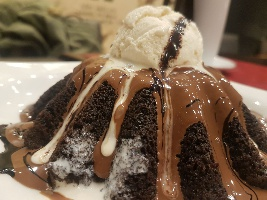
#> input picture Sift matching/query.jpg, 267 x 200 px
$ python SIFTMatching.py
#> lines starting #> are read from the running program, lines starting #| are printed output that depends on the picture; long printed decimals are rounded
import cv2 as cv
import os
import matplotlib.pyplot as plt
import numpy as np

ImageA = cv.imread('query.jpg',0)
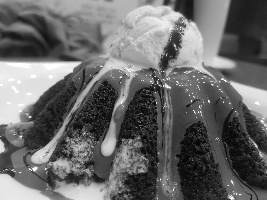
#> ImageA: shape (200, 267); min 2, max 255, mean 105.3
Folder_Name = 'tiny_data'
sift = cv.xfeatures2d.SIFT_create()
kp1, des1 = sift.detectAndCompute(ImageA, None)
#> kp1 = 418 keypoints; strongest (x, y, size): (35, 169, 3), (256, 146, 1.9), (52, 71, 18.3), (108, 146, 9.8)
#Looping throu other images in a file

Distances = []
MinimumDistance = 0
currentimageindex = 0
for file in os.listdir(Folder_Name):

    current_path = os.path.join(Folder_Name,file)
    ImageB = cv.imread(current_path,0)
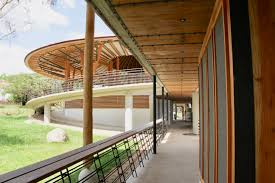
#> input picture Sift matching/tiny_data/1.jpg, 275 x 183 px
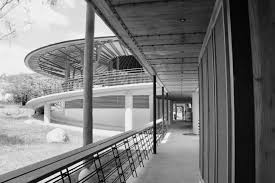
#> ImageB: shape (183, 275); min 0, max 255, mean 121.7
    kp2, des2 = sift.detectAndCompute(ImageB, None)
#> kp2 = 309 keypoints; strongest (x, y, size): (64, 171, 2.5), (95, 155, 1.9), (59, 173, 2), (69, 168, 1.9)
    bf = cv.BFMatcher()
    matches = bf.match(des1, des2)
#> matches = 418 matches
    matches = sorted(matches, key=lambda x: x.distance)
    DistanceSums = 0

    for i in range(10):
        DistanceSums = DistanceSums + matches[i].distance
#> this loop made 10 passes
#> DistanceSums on passes 1 to 10: 189.5, 385.6, 582.1, 787.8, 1011.7, 1240.1, 1473.3, 1711.7, 1951.4, 2194.6
#> after the loop, DistanceSums = 2194.6
    Distances.append(DistanceSums)
    print('Sum Of first 10 Distances for image : '+str(currentimageindex)+' = '+str(Distances[currentimageindex]))
#| Sum Of first 10 Distances for image : 0 = 2194.578
    # Draw first 10 matches.
    output = cv.drawMatches(ImageA, kp1,
                           ImageB, kp2,
                           matches[0:10],
                           flags=2, outImg=None)
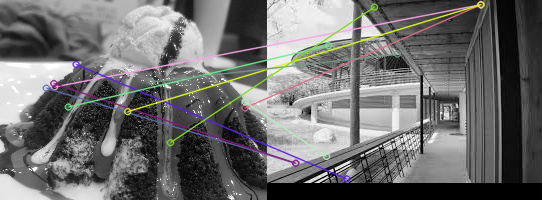
#> output: shape (200, 542, 3); mean of channels 0, 1, 2 109.4, 109.8, 110.1; drawn as B, G, R

    plt.imshow(output,'gray'), plt.show()
    currentimageindex = currentimageindex+1
#> pass 2 of the loop `for file in os.listdir(Folder_Name):`:
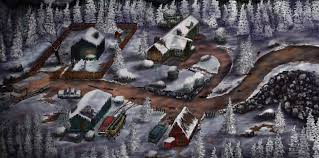
#> input picture Sift matching/tiny_data/2.jpg, 319 x 158 px
#> `ImageB = cv.imread(current_path,0)`:
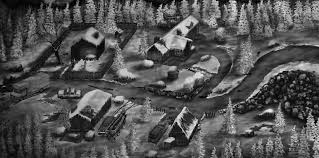
#> ImageB: shape (158, 319); min 0, max 248, mean 82.7
#> kp2 = 814 keypoints; strongest (x, y, size): (270, 110, 3.5), (192, 47, 2.3), (279, 77, 1.9), (170, 140, 4)
#> the loop `for i in range(10):` made 10 passes
#> DistanceSums on passes 1 to 8: 162.3, 364.2, 566.8, 778.3, 990.1, 1205.2, 1423, 1646.1
#> after the loop `for i in range(10):`: DistanceSums = 2096.3
#| Sum Of first 10 Distances for image : 1 = 2096.253
#> `output = cv.drawMatches(ImageA, kp1, ImageB, kp2, matches[0:10], flags..`:
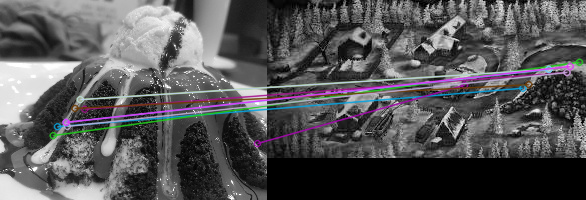
#> output: shape (200, 586, 3); mean of channels 0, 1, 2 86.9, 85.2, 85.8; drawn as B, G, R
#> pass 3 of the loop `for file in os.listdir(Folder_Name):`:
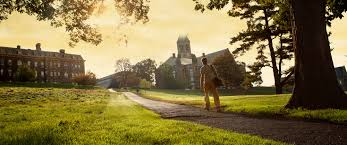
#> input picture Sift matching/tiny_data/3.jpg, 347 x 145 px
#> `ImageB = cv.imread(current_path,0)`:
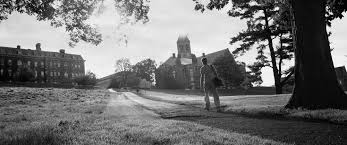
#> ImageB: shape (145, 347); min 0, max 255, mean 115.4
#> kp2 = 485 keypoints; strongest (x, y, size): (286, 45, 2.5), (277, 8, 2.7), (278, 66, 1.9), (283, 76, 2.2)
#> the loop `for i in range(10):` made 10 passes
#> DistanceSums on passes 1 to 8: 155.5, 320.2, 487.4, 659.4, 840.2, 1034.7, 1229.3, 1426.5
#> after the loop `for i in range(10):`: DistanceSums = 1822.8
#| Sum Of first 10 Distances for image : 2 = 1822.848
#> `output = cv.drawMatches(ImageA, kp1, ImageB, kp2, matches[0:10], flags..`:
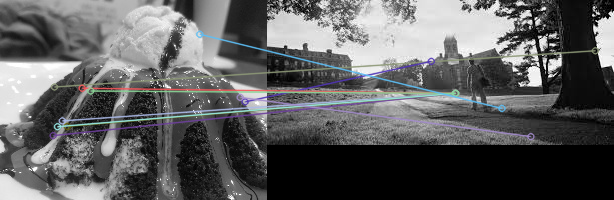
#> output: shape (200, 614, 3); mean of channels 0, 1, 2 95.4, 94.7, 94.4; drawn as B, G, R


MinIndex = np.argmin(Distances)
#> MinIndex = 2
MinimumDistance = min(Distances)
#> MinimumDistance = 1822.8
index = 0
for file in os.listdir(Folder_Name):
    if index == MinIndex:
        current_path = os.path.join(Folder_Name, file)
        Image = cv.imread(current_path, 0)
        cv.putText(Image,'Least Sum Image of distance = '+str(MinimumDistance),(255,255),cv.FONT_HERSHEY_TRIPLEX,fontScale=0.5,color=(255,0,0),thickness=1)
        cv.imshow('Least Sum of distances = '+str(MinimumDistance),Image)
        cv.waitKey(0)

    index = index + 1
#> pass 2 of the loop `for file in os.listdir(Folder_Name):`:
#> pass 3 of the loop `for file in os.listdir(Folder_Name):`:
